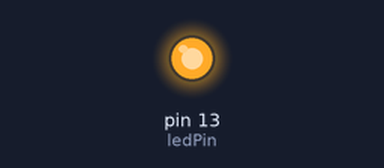
Recording of a sketch running on a simulated Arduino Uno, built with avr-gcc and run on an emulated ATmega328P. Shown: output pins drawn as LEDs (lit = HIGH).

Above: at 2.5 s.
At 5.5 s:
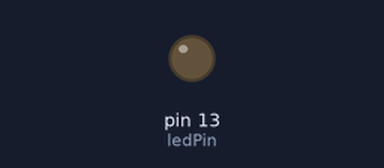
Timing chart, 0 to 7.8 s (numbered marks = the images above):
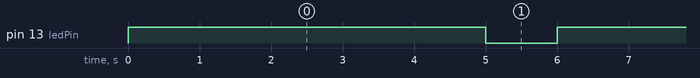

The sketch:

blink-basic.ino
```cpp
const int ledPin = LED_BUILTIN;

void setup() {
  pinMode(ledPin, OUTPUT);
}

void loop() {
  digitalWrite(ledPin, HIGH);
  delay(5000); // 5 seconds on
  digitalWrite(ledPin, LOW);
  delay(1000); // 1 second off
}
```

Measured:
- by itself, pin 13 (ledPin): alternates HIGH for 5.0 s and LOW for 1.0 s
